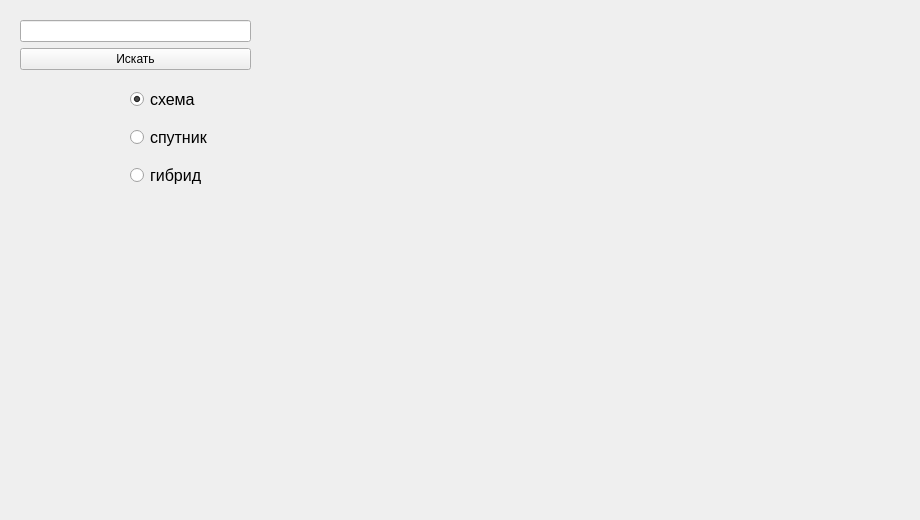
<?xml version="1.0" encoding="UTF-8"?>
<ui version="4.0">
 <class>MainWindow</class>
 <widget class="QMainWindow" name="MainWindow">
  <property name="geometry">
   <rect>
    <x>0</x>
    <y>0</y>
    <width>920</width>
    <height>520</height>
   </rect>
  </property>
  <property name="windowTitle">
   <string>MainWindow</string>
  </property>
  <widget class="QWidget" name="centralwidget">
   <widget class="QWidget" name="map_widget" native="true">
    <property name="geometry">
     <rect>
      <x>280</x>
      <y>10</y>
      <width>630</width>
      <height>470</height>
     </rect>
    </property>
   </widget>
   <widget class="QWidget" name="control_widget" native="true">
    <property name="geometry">
     <rect>
      <x>10</x>
      <y>10</y>
      <width>250</width>
      <height>470</height>
     </rect>
    </property>
    <widget class="QWidget" name="verticalLayoutWidget_2">
     <property name="geometry">
      <rect>
       <x>10</x>
       <y>10</y>
       <width>231</width>
       <height>51</height>
      </rect>
     </property>
     <layout class="QVBoxLayout" name="verticalLayout">
      <item>
       <widget class="QLineEdit" name="address"/>
      </item>
      <item>
       <widget class="QPushButton" name="SearchButton">
        <property name="text">
         <string>Искать</string>
        </property>
       </widget>
      </item>
     </layout>
    </widget>
    <widget class="QWidget" name="verticalLayoutWidget">
     <property name="geometry">
      <rect>
       <x>120</x>
       <y>70</y>
       <width>113</width>
       <height>116</height>
      </rect>
     </property>
     <layout class="QVBoxLayout" name="group_of_types">
      <item>
       <widget class="QRadioButton" name="map_type_map">
        <property name="font">
         <font>
          <pointsize>12</pointsize>
         </font>
        </property>
        <property name="text">
         <string>схема</string>
        </property>
        <property name="checked">
         <bool>true</bool>
        </property>
       </widget>
      </item>
      <item>
       <widget class="QRadioButton" name="map_type_sat">
        <property name="font">
         <font>
          <pointsize>12</pointsize>
         </font>
        </property>
        <property name="text">
         <string>спутник</string>
        </property>
       </widget>
      </item>
      <item>
       <widget class="QRadioButton" name="map_type_hybrid">
        <property name="font">
         <font>
          <pointsize>12</pointsize>
         </font>
        </property>
        <property name="text">
         <string>гибрид</string>
        </property>
       </widget>
      </item>
     </layout>
    </widget>
   </widget>
  </widget>
  <widget class="QMenuBar" name="menubar">
   <property name="geometry">
    <rect>
     <x>0</x>
     <y>0</y>
     <width>920</width>
     <height>21</height>
    </rect>
   </property>
  </widget>
 </widget>
 <resources/>
 <connections/>
</ui>
